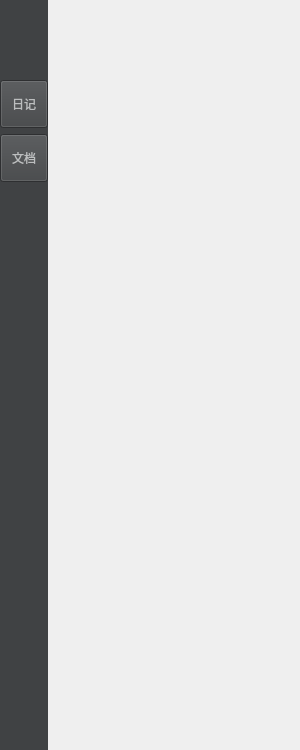
<?xml version="1.0" encoding="UTF-8"?>
<ui version="4.0">
 <class>CManageWidget</class>
 <widget class="QWidget" name="CManageWidget">
  <property name="geometry">
   <rect>
    <x>0</x>
    <y>0</y>
    <width>300</width>
    <height>750</height>
   </rect>
  </property>
  <property name="windowTitle">
   <string>Form</string>
  </property>
  <property name="styleSheet">
   <string notr="true">#widget_title
{
	background: #404244;
}

#toolButton_diary,
#toolButton_document
{
	background: #404244;
	color: #bcbebf;
}

#label_userImage
{
	border: null;
}</string>
  </property>
  <layout class="QHBoxLayout" name="horizontalLayout">
   <property name="spacing">
    <number>0</number>
   </property>
   <property name="leftMargin">
    <number>0</number>
   </property>
   <property name="topMargin">
    <number>0</number>
   </property>
   <property name="rightMargin">
    <number>0</number>
   </property>
   <property name="bottomMargin">
    <number>0</number>
   </property>
   <item>
    <widget class="QWidget" name="widget_title" native="true">
     <property name="sizePolicy">
      <sizepolicy hsizetype="Preferred" vsizetype="Preferred">
       <horstretch>0</horstretch>
       <verstretch>0</verstretch>
      </sizepolicy>
     </property>
     <property name="minimumSize">
      <size>
       <width>48</width>
       <height>0</height>
      </size>
     </property>
     <property name="maximumSize">
      <size>
       <width>48</width>
       <height>16777215</height>
      </size>
     </property>
     <layout class="QVBoxLayout" name="verticalLayout">
      <property name="leftMargin">
       <number>0</number>
      </property>
      <property name="topMargin">
       <number>6</number>
      </property>
      <property name="rightMargin">
       <number>0</number>
      </property>
      <property name="bottomMargin">
       <number>0</number>
      </property>
      <item>
       <widget class="QWidget" name="widget" native="true">
        <layout class="QVBoxLayout" name="verticalLayout_2">
         <property name="leftMargin">
          <number>6</number>
         </property>
         <property name="topMargin">
          <number>0</number>
         </property>
         <property name="rightMargin">
          <number>6</number>
         </property>
         <property name="bottomMargin">
          <number>0</number>
         </property>
         <item>
          <widget class="QLabel" name="label_userImage">
           <property name="sizePolicy">
            <sizepolicy hsizetype="Expanding" vsizetype="Preferred">
             <horstretch>0</horstretch>
             <verstretch>0</verstretch>
            </sizepolicy>
           </property>
           <property name="minimumSize">
            <size>
             <width>0</width>
             <height>48</height>
            </size>
           </property>
           <property name="maximumSize">
            <size>
             <width>16777215</width>
             <height>48</height>
            </size>
           </property>
           <property name="sizeIncrement">
            <size>
             <width>0</width>
             <height>48</height>
            </size>
           </property>
           <property name="text">
            <string/>
           </property>
          </widget>
         </item>
        </layout>
       </widget>
      </item>
      <item>
       <spacer name="verticalSpacer_2">
        <property name="orientation">
         <enum>Qt::Vertical</enum>
        </property>
        <property name="sizeType">
         <enum>QSizePolicy::Fixed</enum>
        </property>
        <property name="sizeHint" stdset="0">
         <size>
          <width>20</width>
          <height>20</height>
         </size>
        </property>
       </spacer>
      </item>
      <item>
       <widget class="QToolButton" name="toolButton_diary">
        <property name="sizePolicy">
         <sizepolicy hsizetype="Preferred" vsizetype="Preferred">
          <horstretch>0</horstretch>
          <verstretch>0</verstretch>
         </sizepolicy>
        </property>
        <property name="minimumSize">
         <size>
          <width>0</width>
          <height>48</height>
         </size>
        </property>
        <property name="maximumSize">
         <size>
          <width>16777215</width>
          <height>48</height>
         </size>
        </property>
        <property name="text">
         <string>日记</string>
        </property>
        <property name="icon">
         <iconset resource="Wordnote2.qrc">
          <normaloff>:/images/DiaryIcon_64.svg</normaloff>:/images/DiaryIcon_64.svg</iconset>
        </property>
        <property name="toolButtonStyle">
         <enum>Qt::ToolButtonTextUnderIcon</enum>
        </property>
       </widget>
      </item>
      <item>
       <widget class="QToolButton" name="toolButton_document">
        <property name="sizePolicy">
         <sizepolicy hsizetype="Preferred" vsizetype="Fixed">
          <horstretch>0</horstretch>
          <verstretch>0</verstretch>
         </sizepolicy>
        </property>
        <property name="minimumSize">
         <size>
          <width>0</width>
          <height>48</height>
         </size>
        </property>
        <property name="text">
         <string>文档</string>
        </property>
        <property name="icon">
         <iconset resource="Wordnote2.qrc">
          <normaloff>:/images/DocumentIcon.svg</normaloff>:/images/DocumentIcon.svg</iconset>
        </property>
        <property name="toolButtonStyle">
         <enum>Qt::ToolButtonTextUnderIcon</enum>
        </property>
       </widget>
      </item>
      <item>
       <spacer name="verticalSpacer">
        <property name="orientation">
         <enum>Qt::Vertical</enum>
        </property>
        <property name="sizeHint" stdset="0">
         <size>
          <width>17</width>
          <height>500</height>
         </size>
        </property>
       </spacer>
      </item>
     </layout>
    </widget>
   </item>
   <item>
    <widget class="QStackedWidget" name="stackedWidget">
     <property name="currentIndex">
      <number>1</number>
     </property>
     <widget class="QWidget" name="page"/>
     <widget class="QWidget" name="page_2"/>
    </widget>
   </item>
  </layout>
 </widget>
 <resources>
  <include location="Wordnote2.qrc"/>
 </resources>
 <connections/>
</ui>
